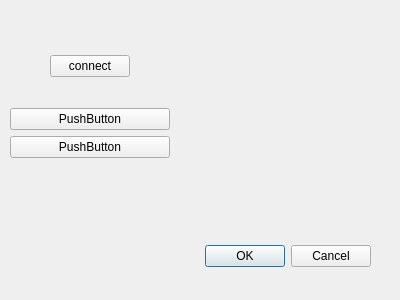
<?xml version="1.0" encoding="UTF-8"?>
<ui version="4.0">
 <class>GUI</class>
 <widget class="QDialog" name="GUI">
  <property name="enabled">
   <bool>true</bool>
  </property>
  <property name="geometry">
   <rect>
    <x>0</x>
    <y>0</y>
    <width>400</width>
    <height>300</height>
   </rect>
  </property>
  <property name="font">
   <font>
    <weight>50</weight>
    <italic>false</italic>
    <bold>false</bold>
    <strikeout>false</strikeout>
   </font>
  </property>
  <property name="windowTitle">
   <string>C++ trading client</string>
  </property>
  <widget class="QDialogButtonBox" name="buttonBox">
   <property name="geometry">
    <rect>
     <x>30</x>
     <y>240</y>
     <width>341</width>
     <height>32</height>
    </rect>
   </property>
   <property name="orientation">
    <enum>Qt::Horizontal</enum>
   </property>
   <property name="standardButtons">
    <set>QDialogButtonBox::Cancel|QDialogButtonBox::Ok</set>
   </property>
  </widget>
  <widget class="QWidget" name="gridLayoutWidget">
   <property name="geometry">
    <rect>
     <x>10</x>
     <y>30</y>
     <width>160</width>
     <height>128</height>
    </rect>
   </property>
   <layout class="QGridLayout" name="gridLayout">
    <item row="2" column="0">
     <widget class="QPushButton" name="pushButton_3">
      <property name="text">
       <string>PushButton</string>
      </property>
     </widget>
    </item>
    <item row="1" column="0">
     <widget class="QPushButton" name="pushButton_2">
      <property name="text">
       <string>PushButton</string>
      </property>
     </widget>
    </item>
    <item row="0" column="0" alignment="Qt::AlignHCenter|Qt::AlignVCenter">
     <widget class="QPushButton" name="pushButton_1">
      <property name="text">
       <string>connect</string>
      </property>
     </widget>
    </item>
   </layout>
  </widget>
 </widget>
 <resources/>
 <connections>
  <connection>
   <sender>buttonBox</sender>
   <signal>accepted()</signal>
   <receiver>GUI</receiver>
   <slot>accept()</slot>
   <hints>
    <hint type="sourcelabel">
     <x>248</x>
     <y>254</y>
    </hint>
    <hint type="destinationlabel">
     <x>157</x>
     <y>274</y>
    </hint>
   </hints>
  </connection>
  <connection>
   <sender>buttonBox</sender>
   <signal>rejected()</signal>
   <receiver>GUI</receiver>
   <slot>reject()</slot>
   <hints>
    <hint type="sourcelabel">
     <x>316</x>
     <y>260</y>
    </hint>
    <hint type="destinationlabel">
     <x>286</x>
     <y>274</y>
    </hint>
   </hints>
  </connection>
 </connections>
</ui>
